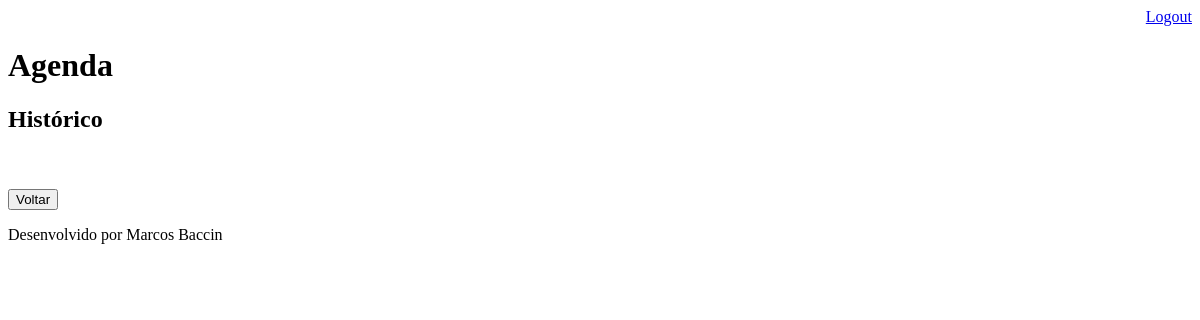
Page /agenda/historico/ (signed in) on the earlier database version.
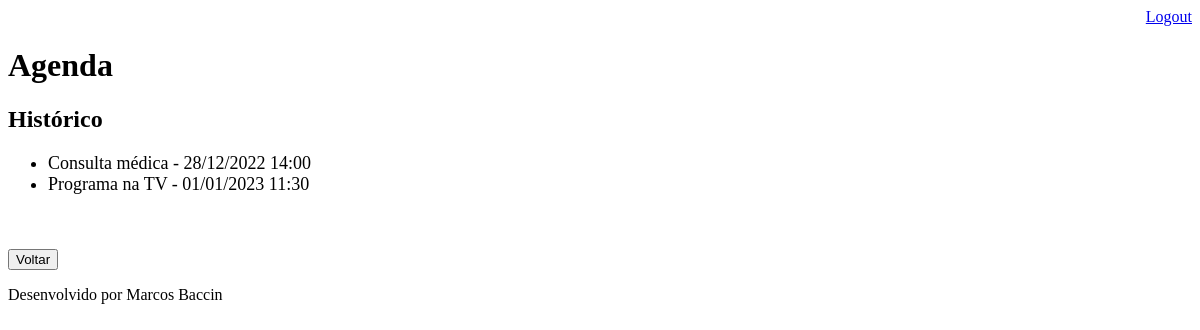
Same page on the later database version.
### core/models.py (models this page shows, shortened)
class Evento(models.Model):
    titulo = models.CharField(max_length=100)
    local = models.CharField(max_length=100, blank=True, null=True)
    descricao = models.TextField(blank=True, null=True)
    data_evento = models.DateTimeField(verbose_name='Data do Evento')
    data_criacao = models.DateField(auto_now=True)
    usuario = models.ForeignKey(User, on_delete=models.CASCADE)
    class Meta:
        db_table = 'evento'
    def get_data_evento(self):
        return self.data_evento.strftime('%d/%m/%Y %H:%M')

### core/views.py (the view)
# urls.py: path('agenda/historico/', views.historico),
@login_required(login_url='/login/')
def historico(request):
    usuario = request.user
    data_atual = datetime.now()
    evento = Evento.objects.filter(usuario=usuario,
                                   data_evento__lt=data_atual)
    dados = {'eventos': evento}
    return render(request, 'historico.html', dados)

### templates/historico.html
{% extends "model-page.html" %}
{% block content %}
    <h2>Histórico</h2>
    <ul style="font-size: 18px">
        {% for evento in eventos %}
            <li>
                {{ evento.titulo }} - {{ evento.get_data_evento }}
            </li>
        {% endfor %}
    </ul>
    <br><br>
    <a href="/">
        <button type="button">Voltar</button>
    </a>
{% endblock %}

Differences in the rows shown:
now on this page (row edited): Evento: titulo "Consulta médica", get_data_evento "28/12/2022 14:00"
now on this page (row edited): Evento: titulo "Programa na TV", get_data_evento "01/01/2023 11:30"
